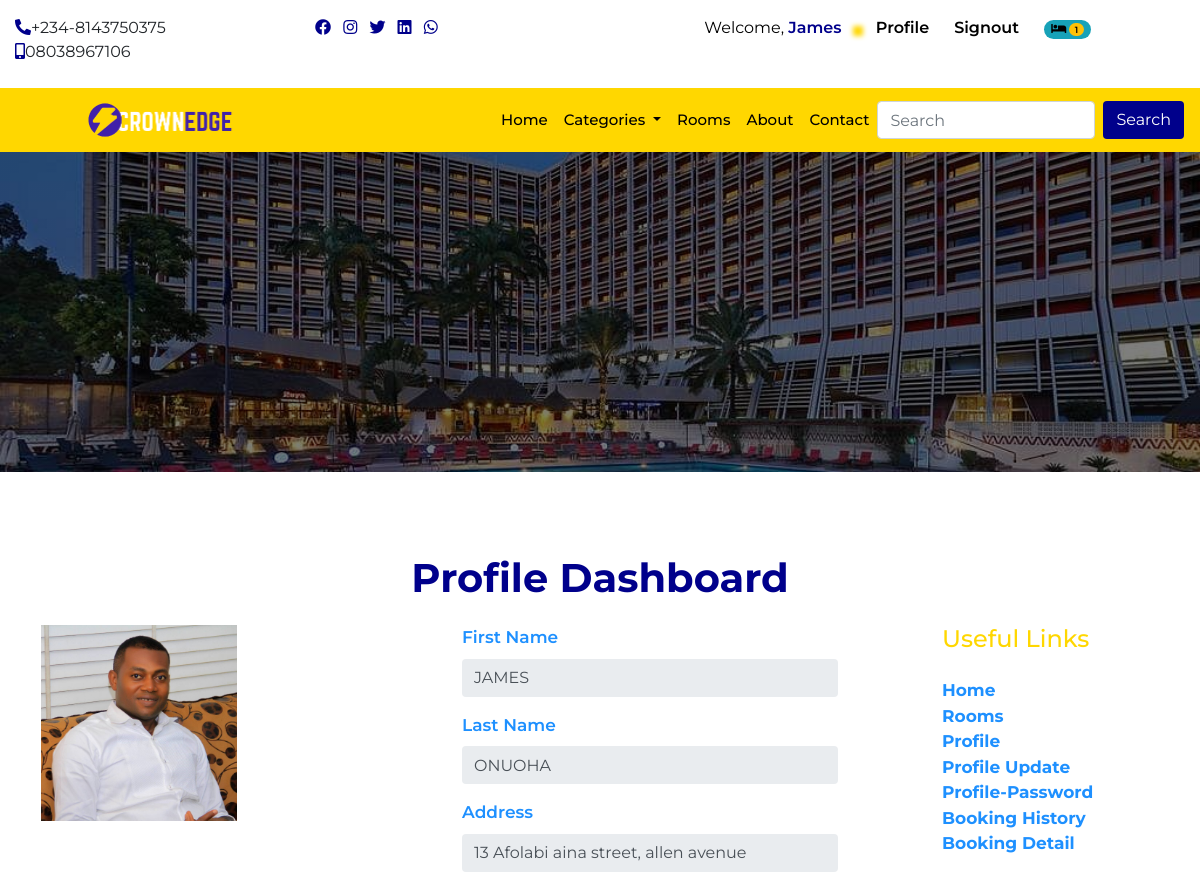
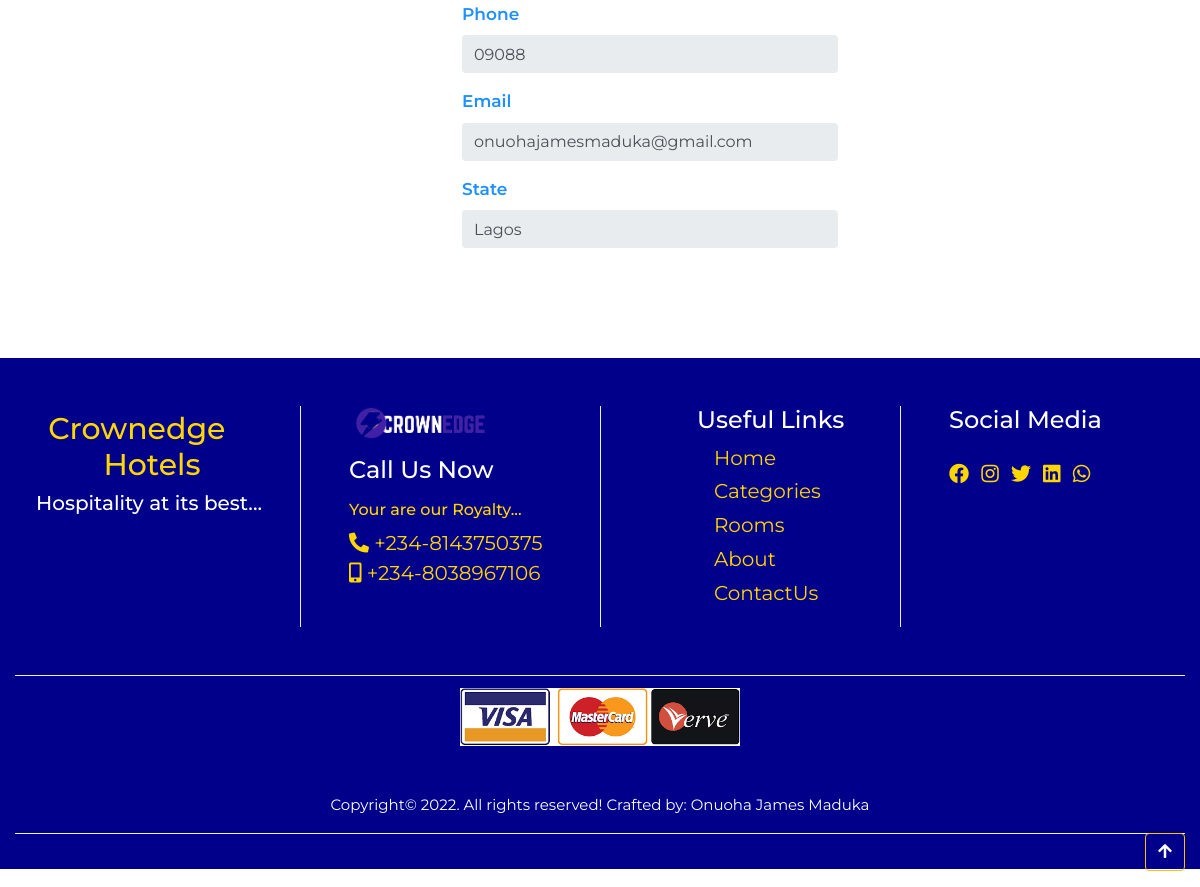
Screenshot of /profile (signed in) with the database file from the repository (2 pictures, top to bottom).
### home/models.py (models this page shows, shortened)
class CompanyProfile(models.Model):
    name = models.CharField(max_length=50)
    keyword = models.CharField(max_length=150)
    description = models.CharField(max_length=150)
    logo = models.ImageField(upload_to='logo', blank=True, null=True)
    favicon = models.ImageField(upload_to='logo', blank=True, null=True, default='/favicon-96x96.png')
    carousel = models.ImageField(upload_to='carousel', blank=True, null=True)
    carousel2 = models.ImageField(upload_to='carousel', blank=True, null=True)
    carousel3 = models.ImageField(upload_to='carousel', blank=True, null=True)
    carousel4 = models.ImageField(upload_to='carousel', blank=True, null=True)
    banner = models.ImageField(upload_to='banner', blank=True, null=True)
    mobile = models.CharField(max_length=20)
    mobile2 = models.CharField(max_length=20)
    address = models.CharField(max_length=100)
    email = models.EmailField()
    website = models.URLField()
    about = models.TextField()
    about2 = models.TextField()
    copyright_year = models.CharField(max_length=4)
    class Meta:
        db_table = 'companyprofile'
        managed = True
        verbose_name = 'CompanyProfile'
        verbose_name_plural = 'CompanyProfile'

### userprofile/models.py (models this page shows, shortened)
class Profile(models.Model):
  user = models.OneToOneField(User, on_delete=models.CASCADE)    # this pulls out a specific user details
  first_name = models.CharField(max_length=50)
  last_name = models.CharField(max_length=50)
  email = models.EmailField(max_length=50)
  phone = models.CharField(max_length=20)
  address = models.CharField(max_length=150)
  state = models.CharField(max_length=50)
  pix = models.ImageField(upload_to= 'profile', default='profile/avatar.jpg')
  class Meta:
    db_table = 'profile'
    managed = True
    verbose_name = 'Profile'
    verbose_name_plural = 'Profiles'

### home/views.py (the view)
# urls.py: path('profile', views.profile, name='profile'),
@login_required(login_url='signin')
def profile(request):
    profile = Profile.objects.get(user__username = request.user.username)
    context = {
        'profile':profile
    }
    return render(request, 'profile.html', context)

### home/context_processor.py (called while the page is built)
def dropdown(request):
    categories = Category.objects.all()
    context = {
        'categories':categories
    }
    return context

def company(request):
    cprofile = CompanyProfile.objects.get(pk=1)
    context = {
        'cprofile':cprofile
    }
    return context

def cartcount(request):
    count = Booking.objects.filter(user__username = request.user.username, paid=False)
    itemcount = 0
    for item in count:
        itemcount += item.no_days
    context = {
        'itemcount': itemcount,
    }
    return context

### home/templatetags/sample_tags.py (called while the page is built)
@register.simple_tag
def intralink(main, link):
    return reverse(main) + '#' + link

### home/templates/profile.html (shortened to what this page needs)
{% extends 'base.html' %}
{% block header %} {% include 'header.html' %}{% endblock header %}
{% block banner %} {% include 'banner.html' %} {% endblock banner %}
{% block content %}
<section>
  <div class="container-fluid">
      <h1 class="title">profile dashboard</h1>
      <div class="row prof">
        <div class="col-12 col-sm-12 col-md-5 col-lg-4">
          <div class="img-pcard">
            <img src="{{profile.pix.url}}">
          </div>
        </div>
        <div class="col-12 col-sm-12 col-md-5 col-lg-5">
          <div class="pro-form">
            <form>
              <div class="form-group">
                <label class="labe" for="exampleInputText1">first name</label>
                <input type="text" value="{{profile.first_name}}" class="form-control" id="exampleInputText1" aria-describedby="textHelp" readonly>
              </div>
              <div class="form-group">
                <label class="labe"  for="exampleInputText1">last name</label>
                <input type="text" value="{{profile.last_name}}" class="form-control" id="exampleInputText1" aria-describedby="textHelp" readonly>
              </div>
              <div class="form-group">
                <label class="labe"  for="exampleInputText1">address</label>
                <input type="text" value="{{profile.address}}" class="form-control" id="exampleInputText1" aria-describedby="textHelp" readonly>
              </div>
              <div class="form-group">
                <label class="labe"  for="exampleInputText1">phone</label>
                <input type="text" value="{{profile.phone}}" class="form-control" id="exampleInputText1" aria-describedby="textHelp" readonly>
              </div>
              <div class="form-group">
                <label class="labe"  for="exampleInputText1">email</label>
                <input type="email" value="{{profile.user.email}}" class="form-control" id="exampleInputText1" aria-describedby="textHelp" readonly>
              </div>
              <div class="form-group">
                <label class="labe"  for="exampleInputText1">state</label>
                <input type="text" value="{{profile.state}}" class="form-control" id="exampleInputText1" aria-describedby="textHelp" readonly>
              </div>
            </form>
          </div>
        </div>
        <div class="col-12 col-sm-12 col-md-2 col-lg-3">
          <div class="pro-links">
            <h4 class="mb-4">Useful Links</h4>
            <ul class="list-unstyled">
              <li><a href="{% url 'home' %}">Home</a></li>
              <li><a href="{% url 'rooms' %}">rooms</a></li>
              <li><a href="{% url 'profile' %}">profile</a></li>
              <li><a href="{% url 'update' %}">profile update</a></li>
              <li><a href="{% url 'password' %}">profile-password</a></li>
              <li><a href="{% url 'history' %}">booking history</a></li>
              <li><a href="{% url 'booking_details' %}">booking detail</a></li>
            </ul>
          </div>
        </div>
      </div>
    </div>
  </section>
{% endblock content %}
{% block footer %} {% include 'footer.html' %} {% endblock footer %}

### home/templates/base.html (shortened to what this page needs)
<!doctype html>
{% load static %}
<html lang="en">
  <head>
    <link rel="stylesheet" href="https://use.fontawesome.com/releases/v5.15.4/css/all.css"/>
    <link rel="stylesheet" href="https://stackpath.bootstrapcdn.com/bootstrap/4.4.1/css/bootstrap.min.css">
    <link rel="stylesheet" href="{% static '' %}css/style.css">
  </head>
  <body>
    {% block header %}{% endblock header %}
    {% block banner %} {% endblock banner %}
    {% block content %}{% endblock content %}
    {% block footer %}{% endblock footer %}
  </body>
</html>

### home/templates/header.html (shortened to what this page needs)
{% load sample_tags %}
<div class="container-fluid">
    <div class="row">
      <div class="col-12 col-sm-6 col-md-2 col-lg-3 mt-3 mb-2 hide">
        <ul class="list-inline">
          <li class="list-inline-item"><a href=""><i class="fas fa-phone-alt"></i></a><span>+234-8143750375</span></li>
          <li class="list-inline-item"><a href=""><i class="fas fa-mobile-alt"></i></a><span>08038967106</span></li>
        </ul>
      </div>
      <div class="col-12 col-sm-6 col-md-2 col-lg-3 mt-3 mb-2 hide">
        <ul class="list-inline">
          <li class="list-inline-item"><a href=""><i class="fab fa-facebook"></i></a></li>
          <li class="list-inline-item"><a href=""><i class="fab fa-instagram"></i></a></li>
          <li class="list-inline-item"><a href=""><i class="fab fa-twitter"></i></a></li>
          <li class="list-inline-item"><a href=""><i class="fab fa-linkedin"></i></a></li>
          <li class="list-inline-item"><a href=""><i class="fab fa-whatsapp"></i></a></li>
        </ul>
      </div>
      <div class="col-12 col-sm-12 col-md-8 col-lg-6 mt-3 mb-2 auth">
       <ul class="">
        {% if user.is_authenticated %}
          <li class=""><a href="{% url 'profile' %}" class="welcome">welcome,
            <span>
            {% if user.first_name %}
              {{request.user.first_name}}
            {% else %}
            {{request.user.user_name}}
          {% endif %}
          </span></i></a></li>
          <li class=""><a href="{% url 'profile' %}" class="user-btn"><span>profile</span></a></li>
          <li class=""><a href="{% url 'signout' %}" class="user-btn"><span>signout</span></a></li>
          <li class="">
            <a href="{% url 'booked' %}" class="user-btn">
              {% if itemcount > 0 %}
                <span class="badge badge-pill badge-info">
                  <i class="fas fa-bed"></i>
                  <span class="badge badge-pill badge-warning">{{itemcount}}</span>
                </span>
              {% else %}
                  <i class="fas fa-bed"></i></a></li>
              {% endif %}
            </a>
          </li>
        {% else %}
          <li class=""><a href="{% url 'signin' %}" class="user-btn"><i class="fas fa-user"></i><span>signin</span></a></li>
          <li class=""><a href="{% url 'signup' %}" class="user-btn"><i class="fas fa-user"></i><span>signup</span></a></li>
        {% endif %}
         </ul>
      </div>
    </div>
  </div>
      <nav class="navbar navbar-expand-lg navbar-light sticky-top">
        <a class="navbar-brand" href="{% url 'home' %}"><img src="{{cprofile.logo.url}}" alt=""></a>
        <div class="collapse navbar-collapse" id="navbarSupportedContent">
          <ul class="navbar-nav ml-auto">
            <li class="nav-item active">
              <a class="nav-link" href="{% url 'home' %}">home <span class="sr-only">(current)</span></a>
            </li>
            <li class="nav-item dropdown">
              <a class="nav-link dropdown-toggle" href="/index2.html" id="navbarDropdown" role="button" data-toggle="dropdown" aria-haspopup="true" aria-expanded="false">
                categories
              </a>
            </li>
            <li class="nav-item">
              <a class="nav-link" href="{% url 'rooms' %}">rooms</a>
            </li>
            <li class="nav-item">
              <a class="nav-link" href="{% intralink 'home' 'aboutus' %}">about</a>
            </li>
            <li class="nav-item">
              <a class="nav-link" href="{% intralink 'home' 'contact' %}">contact</a>
            </li>
          </ul>
          <form class="form-inline my-2 my-lg-0" action="{% url 'search' %}" method="POST">
            <input class="form-control mr-sm-2" name="search" type="search" placeholder="Search" aria-label="Search">
            <button class="btn form-btn" type="submit">Search</button>
          </form>
        </div>
      </nav>

### home/templates/banner.html
<div class="banner">
</div>

### home/templates/footer.html
{% load sample_tags %}
<div class="footer">
    <div class="container-fluid footer2">
      <div class="row">
        <div class="col-12 col-sm-6 col-md-4 col-lg-3 foota-box">
          <h1>Crownedge <span style="margin-left: 15%;">Hotels</span></h1>
          <h4>Hospitality at its best...</h4>
        </div>
        <div class="col-12 col-sm-6 col-md-4 col-lg-3 foota-box2">
          <img src="{{cprofile.logo.url}}" alt="">
          <h4 class="mt-3 mb-3">Call Us Now</h4>
          <h6>Your are our Royalty...</h6>
          <ul class="list-unstyled">
            <li><a href=""><i class="fas fa-phone-alt"></i></a><span> +234-8143750375</span></li>
            <li><a href=""><i class="fas fa-mobile-alt"></i></a><span> +234-8038967106</span></li>
          </ul>
        </div>
        <div class="col-12 col-sm-6 col-md-4 col-lg-3 foota-box3">
          <h4>Useful Links</h4>
          <ul class="list-unstyled">
            <li><a href="{% url 'home' %}">Home</a></li>
            <li><a href="{% url 'categories'  %}">Categories</a></li>
            <li><a href="{% url 'rooms' %}">Rooms</a></li>
            <li><a href="{% intralink 'home' 'aboutus' %}">About</a></li>
            <li><a href="{% intralink 'home' 'contact' %}">ContactUs</a></li>
          </ul>
        </div>
        <div class="col-12 col-sm-6 col-md-12 col-lg-3 foota-box4">
          <h4 class="mb-4">Social Media</h4>
          <ul class="list-inline">
            <li class="list-inline-item"><a href=""><i class="fab fa-facebook"></i></a></li>
            <li class="list-inline-item"><a href=""><i class="fab fa-instagram"></i></a></li>
            <li class="list-inline-item"><a href=""><i class="fab fa-twitter"></i></a></li>
            <li class="list-inline-item"><a href=""><i class="fab fa-linkedin"></i></a></li>
            <li class="list-inline-item"><a href=""><i class="fab fa-whatsapp"></i></a></li>
          </ul>
        </div>
      </div>
      <div class="footer3">
        <a href="{% url 'rooms' %}"><img src="/media/logo/master_visa_logo.png" style="width: 280px;" alt="credit card logo"></a>
        <p class="mt-5"> Copyright&copy; 2022. All rights reserved! Crafted by: Onuoha James Maduka</p>
        <a href="{% url 'home' %}" class="btn btn-outline-warning float-right mb-3 text-white"><i class="fa fa-arrow-up" aria-hidden="true"></i></a>
  <div class="footer3">
      </div>
    </div>
  </div>

### home/static/css/style.css (style rules this page uses)
* { margin: 0px; padding: 0px; box-sizing: border-box; }
body { font-family: 'Montserrat', sans-serif; }
html { scroll-behavior: smooth; }
.hide a { color: darkblue; }
.welcome { color: black; font-weight: 400; text-transform: capitalize; padding-right: .6rem; }
.welcome span { color: darkblue; font-weight: 600; text-decoration: none; }
.user-btn { color: darkblue; font-weight: 400; padding-left: 1rem; padding-right: .3rem; }
.user-btn span { color: black; font-weight: 600; text-transform: capitalize; }
.auth { display: flex; justify-content: space-around; }
.auth li { display: inline; }
h1 { color: gold; }
.navbar { background: gold; }
#navbarSupportedContent a { color: black; text-transform: capitalize; font-size: 15px; font-weight: 500; }
.navbar img { width: 50%; margin-left: 20%; }
.navbar-nav { margin-left: 50%; }
.form-btn { color:white; background: darkblue; }
.banner { height: 40vh; background-image: linear-gradient(rgba(0,0,0,0.5),rgba(0,0,0,0.5)),url(../img/pool.jpg); background-repeat: no-repeat; background-size: cover; background-position: center; }
.container-fluid h1 { text-align: center; margin-top: 2%; }
.footer { background: darkblue; }
.footer h1 { color: gold; margin-right: 19%; }
.footer h4 { color: white; }
.footer h6 { color: gold; }
.foota-box { padding-left: 3%; }
.foota-box h1 { font-size: 30px; }
.foota-box h4 { font-size: 20px; }
.foota-box2 img { width: 60%; }
.foota-box2 .list-unstyled li a { color: gold; font-size: 20px; }
.foota-box2 .list-unstyled li span { color: gold; font-size: 20px; }
.foota-box3 li { padding-bottom: 2%; margin-left: 9%; }
.foota-box3 a { color: gold; font-size: 20px; }
.foota-box4 a { color: gold; font-size: 20px; }
.foota-box4 li { transition: transform .5sec; }
.foota-box, .foota-box2, .foota-box3, .foota-box4 { margin: 4% 0; }
.foota-box2, .foota-box3, .foota-box4 { border-left: 1px solid #f0f0f0; padding-left: 4%; }
.foota-box3 { padding-left: 8%; }
.footer3 { text-align: center; color: white; font-size: 15px; padding: 1% 0; border-top: .5px solid #f0f0f0; }
.title { text-transform: capitalize; padding-top: 5%; margin-bottom: 2%; color: darkblue; font-weight: bold; }
.prof { margin-bottom: 8%; }
.img-pcard { width: 60%; height: 60vh; padding-left: 7%; }
.img-pcard img { width: 100%; }
.pro-form { width: 90%; padding-left: 10%; }
.pro-form .labe { color: dodgerblue; text-transform: capitalize; font-size: 17px; font-weight: 600; }
.pro-form input { border: none !important; background: dodgerblue; opacity: 0.3; }
.pro-links { margin-left: 10%; }
.pro-links h4 { color: gold; }
.pro-links a { color: dodgerblue; font-size: 17px; font-weight: 700; text-transform: capitalize; }

### rows the page displays
CompanyProfile: logo (picture)
Profile: pix (picture), first_name "JAMES", last_name "ONUOHA", address "13 Afolabi aina street, allen avenue", phone "09088", user.email "onuohajamesmaduka@gmail.com", state "Lagos"

### other values shown
{{ request.user.first_name }} "James"
{{ itemcount }} "1"
